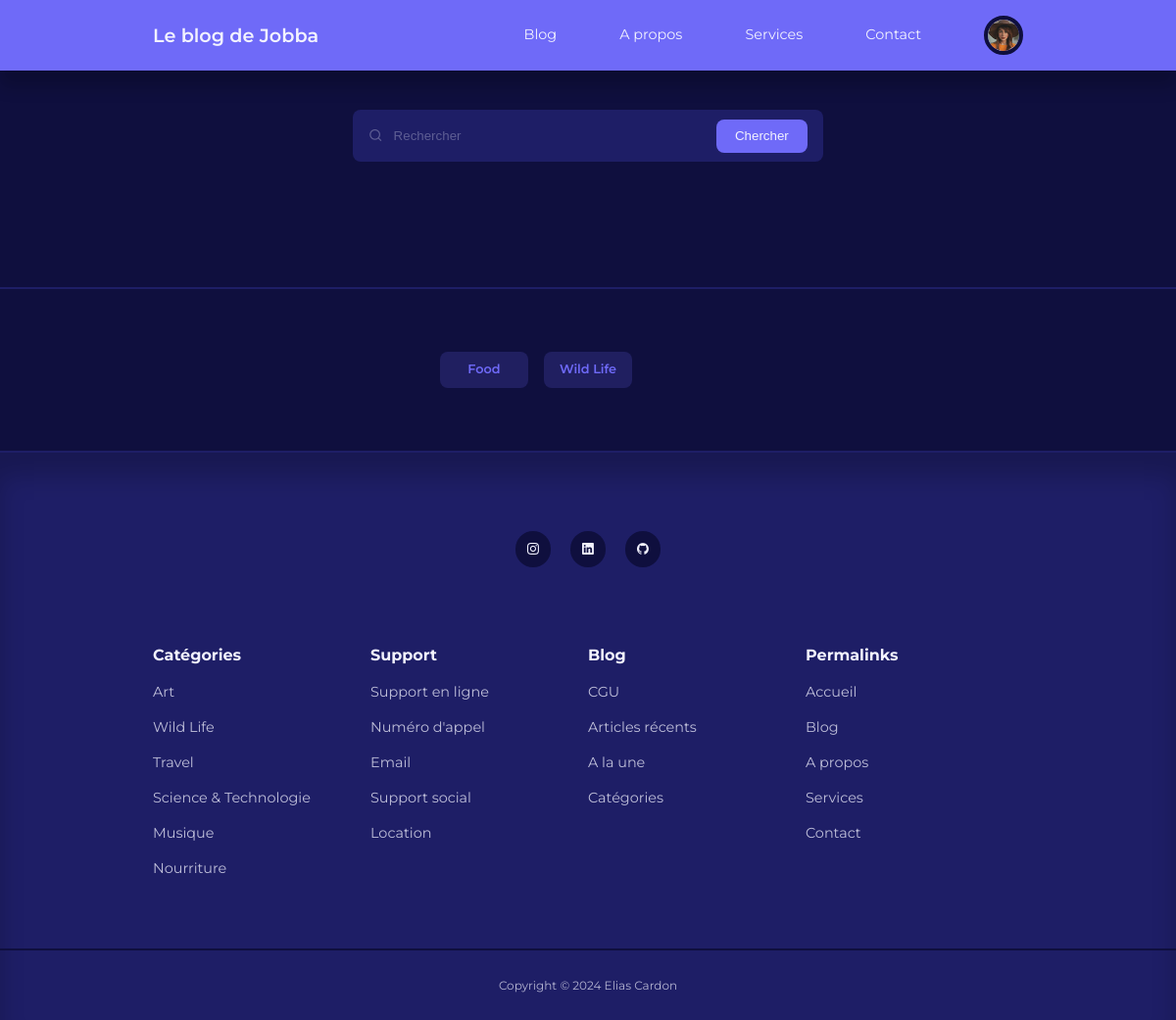
Before: /blog.php (signed in) with the older database file.
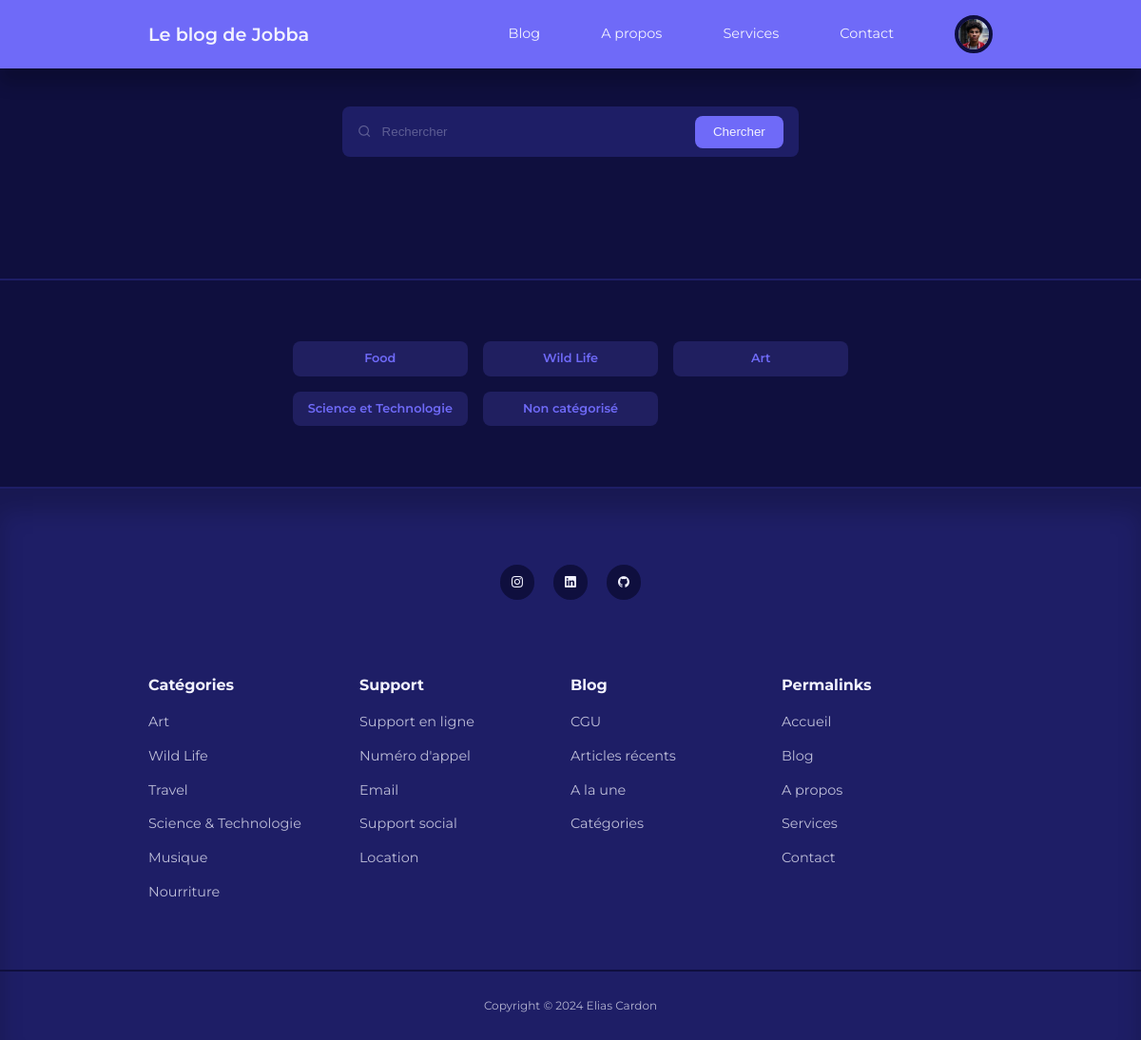
After: the same page with the newer database file.
### tables this page shows
CREATE TABLE IF NOT EXISTS `users` (
  `id` int UNSIGNED NOT NULL AUTO_INCREMENT,
  `firstname` varchar(50) NOT NULL,
  `lastname` varchar(50) NOT NULL,
  `username` varchar(50) NOT NULL,
  `email` varchar(100) NOT NULL,
  `password` varchar(255) NOT NULL,
  `avatar` varchar(255) NOT NULL,
  `is_admin` tinyint(1) NOT NULL,
  PRIMARY KEY (`id`)
);

CREATE TABLE IF NOT EXISTS `categories` (
  `id` int UNSIGNED NOT NULL AUTO_INCREMENT,
  `title` varchar(50) NOT NULL,
  `description` text NOT NULL,
  PRIMARY KEY (`id`)
);

### blog.php (the view, shortened to what this page needs)
<?php
include 'backend/partials/header.php';
?>
<section class="search__bar">
    <form action="<?= ROOT_URL ?>search.php" class="container search__bar-container" method="GET">
        <div>
            <i class="uil uil-search"></i>
            <input type="search" name="search" placeholder="Rechercher">
        </div>
        <button type="submit" name="submit" class="btn">Chercher</button>
    </form>
</section>
<section class="category__buttons">
    <div class="container category__buttons-container">
        <?php
        $all_categories_query = "SELECT * FROM categories";
        $all_categories = mysqli_query($connection, $all_categories_query);
        ?>
        <?php while ($category = mysqli_fetch_assoc($all_categories)) : ?>
            <a href="<?= ROOT_URL ?>category-post.php?id=<?= $category['id'] ?>"
               class="category__button"><?= $category['title'] ?></a>
        <?php endwhile; ?>
    </div>
</section>
<?php
include 'backend/partials/footer.php';
?>
</body>
</html>

### backend/partials/header.php (shortened to what this page needs)
<?php
require __DIR__ . '/../config/database.php';
if (isset($_SESSION['user-id'])){
    $id = filter_var($_SESSION['user-id'], FILTER_SANITIZE_NUMBER_INT);
    $query = "SELECT avatar FROM users WHERE id = $id";
    $result = mysqli_query($connection, $query);
    $avatar = mysqli_fetch_assoc($result);
}
?>
<!doctype html>
<html lang="fr">
<head>
    <link rel="stylesheet" href="<?= ROOT_URL?>frontend/assets/style.css">
    <link rel="stylesheet" href="https://unicons.iconscout.com/release/v4.0.0/css/line.css">
</head>
<body>
<nav>
    <div class="container nav__container">
        <a href="<?= ROOT_URL?>" class="nav__logo">Le blog de Jobba</a>
        <ul class="nav__items">
            <li><a href="<?= ROOT_URL?>blog.php">Blog</a></li>
            <li><a href="<?= ROOT_URL?>about.php">A propos</a></li>
            <li><a href="<?= ROOT_URL?>services.php">Services</a></li>
            <li><a href="<?= ROOT_URL?>contact.php">Contact</a></li>
            <?php if (isset($_SESSION['user-id'])) : ?>
                <li class="nav__profile">
                    <div class="avatar">
                        <img src="<?= ROOT_URL . 'frontend/assets/images/' . $avatar['avatar'] ?>" alt="Un avatar">
                    </div>
                </li>
            <?php else : ?>
                <li><a href="<?= ROOT_URL?>signin.php">Se connecter</a></li>
            <?php endif ?>
        </ul>
    </div>
</nav>

Changed rows visible on the page:
changed users: avatar: a different picture
added categories: title "Art"
added categories: title "Science et Technologie"
added categories: title "Non catégorisé"
